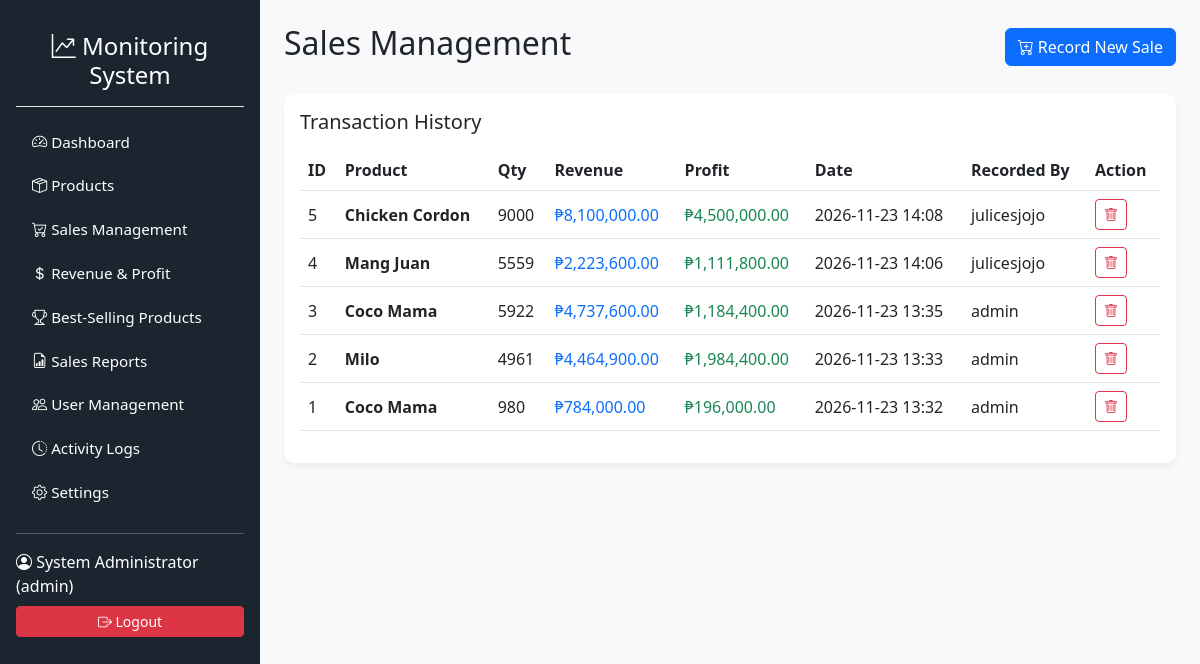
/sales (signed in), run on the app's committed database.
### models.py (models this page shows, shortened)
class User(UserMixin, db.Model):
    __tablename__ = 'users'
    id = db.Column(db.Integer, primary_key=True)
    username = db.Column(db.String(80), unique=True, nullable=False)
    password_hash = db.Column(db.String(255), nullable=False)
    full_name = db.Column(db.String(120), nullable=False)
    role = db.Column(db.String(20), nullable=False, default='staff') # 'admin' or 'staff'
    date_created = db.Column(db.DateTime, default=datetime.utcnow)
    must_change_password = db.Column(db.Boolean, default=False)

class Sale(db.Model):
    __tablename__ = 'sales'
    id = db.Column(db.Integer, primary_key=True)
    product_id = db.Column(db.Integer, db.ForeignKey('products.id'), nullable=False)
    quantity_sold = db.Column(db.Integer, nullable=False)
    selling_price = db.Column(db.Float, nullable=False)
    cost_price = db.Column(db.Float, nullable=False)
    total_revenue = db.Column(db.Float, nullable=False)
    total_profit = db.Column(db.Float, nullable=False)
    transaction_date = db.Column(db.DateTime, default=datetime.utcnow)
    recorded_by = db.Column(db.String(80), nullable=False)
    product = db.relationship('Product', backref=db.backref('sales', cascade='all, delete-orphan'))

class Product(db.Model):
    __tablename__ = 'products'
    id = db.Column(db.Integer, primary_key=True)
    product_name = db.Column(db.String(120), unique=True, nullable=False)
    category = db.Column(db.String(60), nullable=False)
    description = db.Column(db.Text, nullable=True)
    cost_price = db.Column(db.Float, nullable=False)
    selling_price = db.Column(db.Float, nullable=False)
    stock_quantity = db.Column(db.Integer, nullable=False, default=0)
    date_added = db.Column(db.DateTime, default=datetime.utcnow)

### routes/sales.py (the view)
@sales_bp.route('/sales')
@login_required
def index():
    products = Product.query.filter(
        Product.stock_quantity > 0
    ).all()
    sales = Sale.query.order_by(
        Sale.transaction_date.desc()
    ).all()
    return render_template(
        'sales.html',
        products=products,
        sales=sales
    )

### app.py (called while the page is built)
@login_manager.user_loader
def load_user(user_id):
    return User.query.get(int(user_id))

### routes/auth.py (called while the page is built)
@auth_bp.before_app_request
def require_password_change():
    if current_user.is_authenticated and current_user.must_change_password:
        allowed_endpoints = [
            'auth.change_password',
            'auth.logout',
            'static'
        ]
        if request.endpoint not in allowed_endpoints:
            return redirect(url_for('auth.change_password'))

### templates/sales.html (shortened to what this page needs)
{% extends "base.html" %}
{% block content %}
<div class="d-flex justify-content-between align-items-center mb-4">
    <h2>Sales Management</h2>
    <button class="btn btn-primary" data-bs-toggle="modal" data-bs-target="#recordSaleModal"><i class="bi bi-cart-plus"></i> Record New Sale</button>
</div>
<div class="card p-3 mb-4">
    <h5>Transaction History</h5>
    <table class="table table-hover align-middle mt-2">
        <thead>
            <tr>
                <th>ID</th>
                <th>Product</th>
                <th>Qty</th>
                <th>Revenue</th>
                <th>Profit</th>
                <th>Date</th>
                <th>Recorded By</th>
                <th>Action</th>
            </tr>
        </thead>
        <tbody>
            {% for s in sales %}
            <tr>
                <td>{{ s.id }}</td>
                <td><strong>{{ s.product.product_name }}</strong></td>
                <td>{{ s.quantity_sold }}</td>
                <td class="text-primary">₱{{ "{:,.2f}".format(s.total_revenue) }}</td>
                <td class="text-success">₱{{ "{:,.2f}".format(s.total_profit) }}</td>
                <td>{{ s.transaction_date.strftime('%Y-%m-%d %H:%M') }}</td>
                <td>{{ s.recorded_by }}</td>
                <td>
                    <form action="{{ url_for('sales.delete_sale', id=s.id) }}" method="POST" class="d-inline" onsubmit="return confirm('Delete this transaction and restore inventory?');">
                        <button type="submit" class="btn btn-sm btn-outline-danger"><i class="bi bi-trash"></i></button>
                    </form>
                </td>
            </tr>
            {% endfor %}
        </tbody>
    </table>
</div>
{% endblock %}

### templates/base.html (shortened to what this page needs)
<!DOCTYPE html>
<html lang="en">
<head>
    <link href="https://cdn.jsdelivr.net/npm/bootstrap@5.3.0/dist/css/bootstrap.min.css" rel="stylesheet">
    <link href="https://cdn.jsdelivr.net/npm/bootstrap-icons@1.10.0/font/bootstrap-icons.css" rel="stylesheet">
    <link rel="stylesheet" href="{{ url_for('static', filename='css/style.css') }}">
</head>
<body>
    <div class="d-flex">
        <nav class="sidebar bg-dark text-white p-3">
            <h4 class="text-center py-3 border-bottom"><i class="bi bi-graph-up-arrow"></i> Monitoring System</h4>
            <ul class="nav nav-pills flex-column mb-auto mt-3">
                <li class="nav-item"><a href="{{ url_for('dashboard.index') }}" class="nav-link text-white"><i class="bi bi-speedometer2"></i> Dashboard</a></li>
                <li><a href="{{ url_for('products.index') }}" class="nav-link text-white"><i class="bi bi-box-seam"></i> Products</a></li>
                <li><a href="{{ url_for('sales.index') }}" class="nav-link text-white"><i class="bi bi-cart-check"></i> Sales Management</a></li>
                <li><a href="{{ url_for('reports.revenue') }}" class="nav-link text-white"><i class="bi bi-currency-dollar"></i> Revenue & Profit</a></li>
                <li><a href="{{ url_for('reports.best_sellers') }}" class="nav-link text-white"><i class="bi bi-trophy"></i> Best-Selling Products</a></li>
                <li><a href="{{ url_for('reports.reports') }}" class="nav-link text-white"><i class="bi bi-file-earmark-bar-graph"></i> Sales Reports</a></li>
                {% if current_user.role == 'admin' %}
<li>
    <a href="{{ url_for('users.index') }}" class="nav-link text-white">
        <i class="bi bi-people"></i> User Management
    </a>
</li>
<li>
    <a href="{{ url_for('users.activity_logs') }}" class="nav-link text-white">
        <i class="bi bi-clock-history"></i> Activity Logs
    </a>
</li>
{% endif %}
                <li><a href="{{ url_for('users.settings') }}" class="nav-link text-white"><i class="bi bi-gear"></i> Settings</a></li>
            </ul>
            <hr>
            <div class="dropdown">
                <span class="d-block mb-2"><i class="bi bi-person-circle"></i> {{ current_user.full_name }} ({{ current_user.role }})</span>
                <a href="{{ url_for('auth.logout') }}" class="btn btn-danger btn-sm w-100"><i class="bi bi-box-arrow-right"></i> Logout</a>
            </div>
        </nav>
        <main class="content flex-grow-1 p-4">
            {% block content %}{% endblock %}
        </main>
    </div>
</body>
</html>

### static/css/style.css (style rules this page uses)
body { background-color: #f4f6f9; font-family: 'Segoe UI', Tahoma, Geneva, Verdana, sans-serif; }
.sidebar { width: 260px; min-height: 100vh; background-color: #1a252f !important; }
.sidebar .nav-link { font-size: 0.95rem; margin-bottom: 5px; border-radius: 5px; transition: all 0.2s; }
.content { background-color: #f8f9fa; min-height: 100vh; }
.card { border: none; border-radius: 10px; box-shadow: 0 4px 6px rgba(0,0,0,0.05); }

### data on the page
User: full_name "System Administrator", role "admin"
Sale: id "5", product.product_name "Chicken Cordon", quantity_sold "9000", total_revenue "8,100,000.00", total_profit "4,500,000.00", transaction_date "2026-11-23 14:08", recorded_by "julicesjojo"
Sale: id "4", product.product_name "Mang Juan", quantity_sold "5559", total_revenue "2,223,600.00", total_profit "1,111,800.00", transaction_date "2026-11-23 14:06", recorded_by "julicesjojo"
Sale: id "3", product.product_name "Coco Mama", quantity_sold "5922", total_revenue "4,737,600.00", total_profit "1,184,400.00", transaction_date "2026-11-23 13:35", recorded_by "admin"
Sale: id "2", product.product_name "Milo", quantity_sold "4961", total_revenue "4,464,900.00", total_profit "1,984,400.00", transaction_date "2026-11-23 13:33", recorded_by "admin"
Sale: id "1", product.product_name "Coco Mama", quantity_sold "980", total_revenue "784,000.00", total_profit "196,000.00", transaction_date "2026-11-23 13:32", recorded_by "admin"
